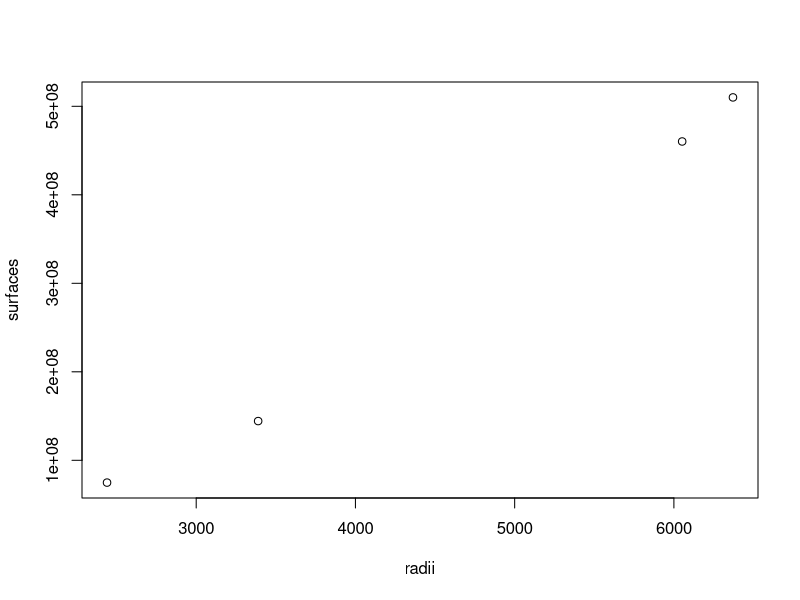

Here is the R script that generated this plot:
## ---- chunk 1
print("Hallo Welt!")
## ---- chunk 2
names <- c("Merkur", "Venus", "Erde", "Mars")
radii <- c(2440, 6052, 6371, 3389)
surfaces <- round(4 * pi * radii^2 / 1000) * 1000
paste(names, ":", radii, "km, ", surfaces, "km^2")
## ---- chunk 3
plot(radii, surfaces)
